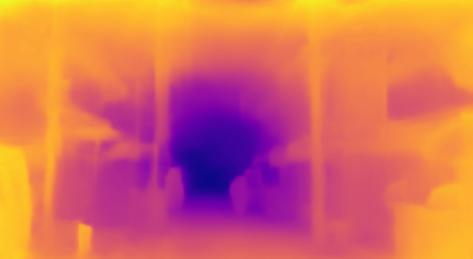
#> input picture 3D-style/LapDepth-release-master/out_Image.jpg, 473 x 259 px, given in place of Image.jpg, which was not available
$ python OpencvAndOpen3d.py
#> lines starting #> are read from the running program, lines starting #| are printed output that depends on the picture; pictures that were not available may be replaced by others from this repository, and a replacement may not be noted
# 代码网站： https://www.codetd.com/article/14432951

#  1.如何将2维图像上的点映射到三维坐标上
#  2.如何生成点云数据

import cv2
import numpy as np
import open3d as o3d

import time


class point_cloud_generator():

    def __init__(self, rgb_file, depth_file, save_ply, camera_intrinsics=[784.0, 779.0, 649.0, 405.0]):
#> called with rgb_file = './show_image/Image.jpg', depth_file = './out_show_image/out_image.jpg', save_ply = 'data.ply'
        self.rgb_file = rgb_file
        self.depth_file = depth_file
        self.save_ply = save_ply
        self.rgb = cv2.imread(self.rgb_file)
#> self.rgb is the input picture: shape (259, 473, 3); mean B, G, R 93.6, 107.3, 214.9
        print((self.rgb.shape[0],self.rgb.shape[1]))
#| (259, 473)

        # 如果可以提供正常的深度图

        depth = cv2.cvtColor(cv2.imread(self.depth_file,-1), cv2.COLOR_BGR2GRAY)
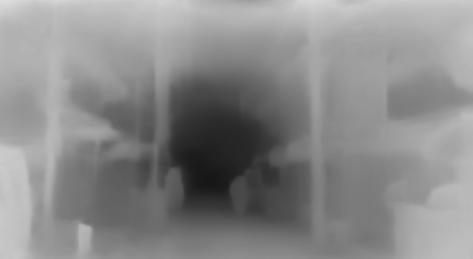
#> depth: shape (259, 473); min 23, max 221, mean 137.9
        print((depth.shape[0], depth.shape[1]))
#| (259, 473)
        self.depth = 250-cv2.resize(depth, (self.rgb.shape[1],self.rgb.shape[0]))
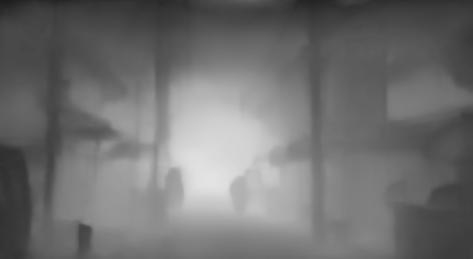
#> self.depth: shape (259, 473); min 29, max 227, mean 112.1
        print((self.depth.shape[0], self.depth.shape[1]))
#| (259, 473)

        # self.depth = cv2.imread(self.depth_file,-1)
        import matplotlib.pyplot as plt
        plt.imshow(self.depth)
        plt.show()
        print("your depth image shape is:", self.depth.shape)
#| your depth image shape is: (259, 473)
        self.width = self.rgb.shape[1]
#> self.width = 473
        self.height = self.rgb.shape[0]
#> self.height = 259

        self.camera_intrinsics = camera_intrinsics
        self.depth_scale = 1000

    def compute(self):
        t1 = time.time()

        depth = np.asarray(self.depth, dtype=np.uint16).T
#> depth: shape (473, 259) uint16
        # depth[depth==65535]=0
        self.Z = depth / self.depth_scale
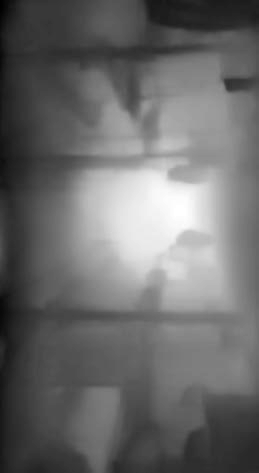
#> self.Z: shape (473, 259) float64; min 0.029, max 0.227, mean 0.112; drawn with min black and max white
        fx, fy, cx, cy = self.camera_intrinsics

        X = np.zeros((self.width, self.height))
        Y = np.zeros((self.width, self.height))
        for i in range(self.width):
            X[i, :] = np.full(X.shape[1], i)
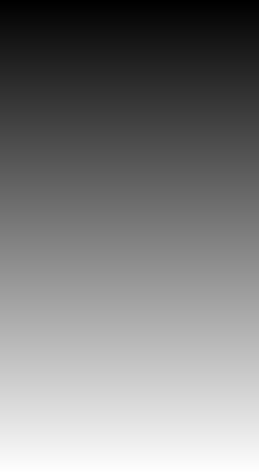
#> X: shape (473, 259) float64; min 0, max 472, mean 236; drawn with min black and max white

        self.X = ((X - cx / 2) * self.Z) / fx
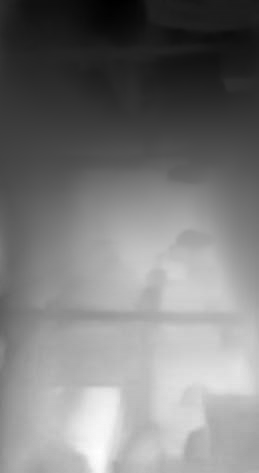
#> self.X: shape (473, 259) float64; min -0.0119, max 0.0379, mean 0.0122; drawn with min black and max white

        for i in range(self.height):
            Y[:, i] = np.full(Y.shape[0], i)
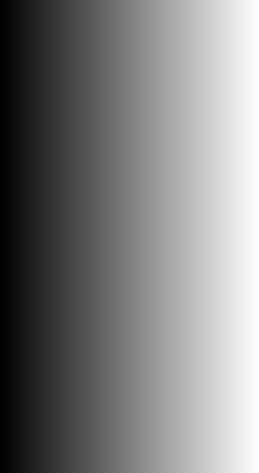
#> Y: shape (473, 259) float64; min 0, max 258, mean 129; drawn with min black and max white
        self.Y = ((Y - cy / 2) * self.Z) / fy
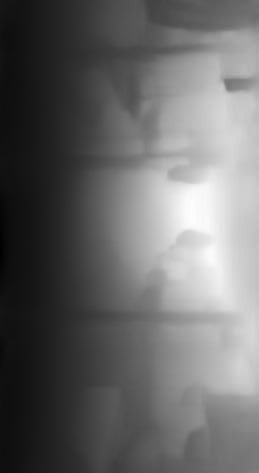
#> self.Y: shape (473, 259) float64; min -0.00465, max 0.0313, mean 0.0101; drawn with min black and max white

        data_ply = np.zeros((6, self.width * self.height))

        data_ply[0] = self.X.T.reshape(-1)
        data_ply[1] = -self.Y.T.reshape(-1)
        data_ply[2] = -self.Z.T.reshape(-1)
        img = np.array(self.rgb, dtype=np.uint8)
        data_ply[3] = img[:, :, 0:1].reshape(-1)
        data_ply[4] = img[:, :, 1:2].reshape(-1)
        data_ply[5] = img[:, :, 2:3].reshape(-1)
        self.data_ply = data_ply
        t2 = time.time()
        print('calcualte 3d point cloud Done.', t2 - t1)

    def write_ply(self):
        start = time.time()
        float_formatter = lambda x: "%.4f" % x
        points = []
        for i in self.data_ply.T:
            points.append("{} {} {} {} {} {} 0\n".format
                          (float_formatter(i[0]), float_formatter(i[1]), float_formatter(i[2]),
                           int(i[3]), int(i[4]), int(i[5])))

        file = open(self.save_ply, "w")
        file.write('''ply
        format ascii 1.0
        element vertex %d
        property float x
        property float y
        property float z
        property uchar red
        property uchar green
        property uchar blue
        property uchar alpha
        end_header
        %s
        ''' % (len(points), "".join(points)))
        file.close()

        end = time.time()
        print("Write into .ply file Done.", end - start)

    def show_point_cloud(self):
        pcd = o3d.io.read_point_cloud(self.save_ply)
        o3d.visualization.draw([pcd])


if __name__ == '__main__':

    camera_intrinsics = [1000, 1000, 250, 100]            # 相机角度以及位置

    # 关键是相机的角度以及位置 如何设置  ？？？？？

    rgb_file = "./show_image/Image.jpg"                                                         # 颜色图像
    depth_file = "./out_show_image/out_image.jpg"                                                       # 深度图像
    save_ply = "data.ply"                                                           #
    a = point_cloud_generator(rgb_file=rgb_file,
                              depth_file=depth_file,
                              save_ply=save_ply,
                              camera_intrinsics=camera_intrinsics
                              )
    a.compute()
    a.write_ply()
    a.show_point_cloud()
